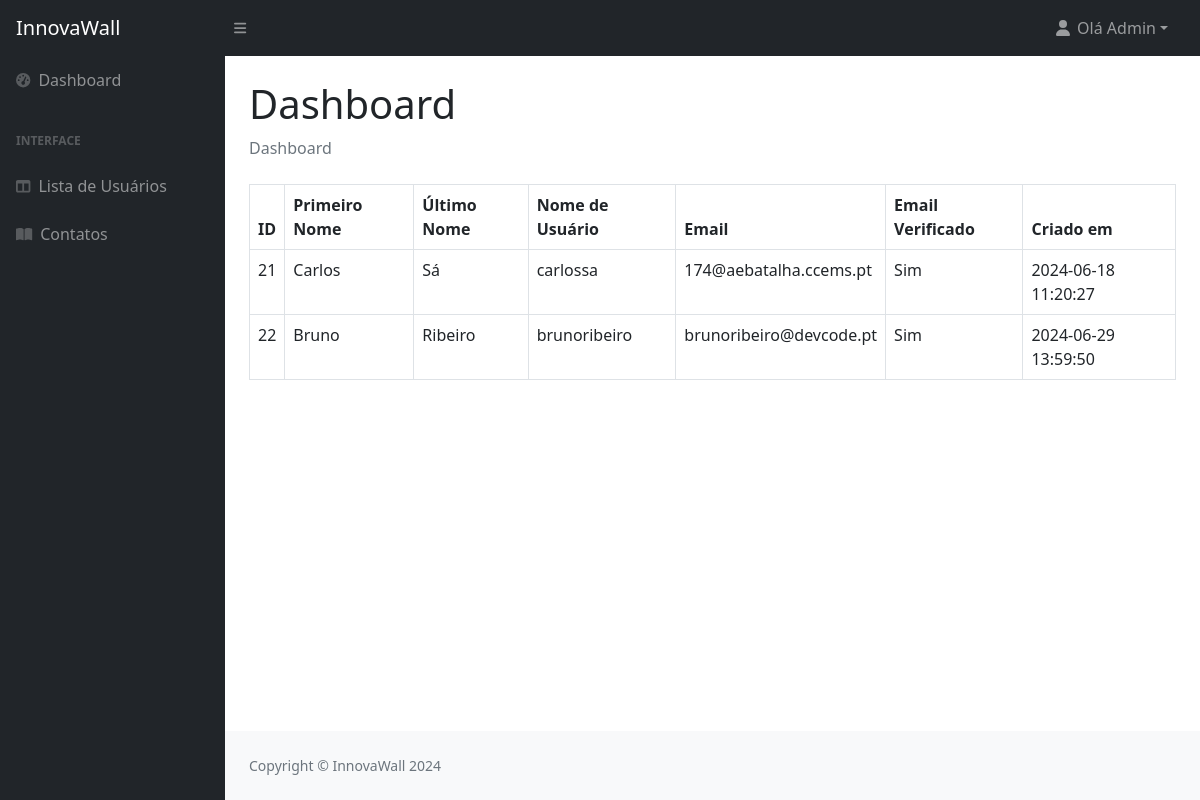
Page /admin/admin_list_users_dashboard.php (signed in) on the committed database.
### tables this page shows
CREATE TABLE `users` (
  `id` int(11) NOT NULL,
  `first_name` varchar(50) NOT NULL,
  `last_name` varchar(50) NOT NULL,
  `username` varchar(50) NOT NULL,
  `password` varchar(255) NOT NULL,
  `email` varchar(100) NOT NULL,
  `email_verified` tinyint(1) DEFAULT 0,
  `verification_code` varchar(255) DEFAULT NULL,
  `created_at` timestamp NULL DEFAULT current_timestamp()
);

### admin/admin_list_users_dashboard.php (the view, shortened to what this page needs)
<?php
require '../config.php';
$conn = new mysqli($servername, $username, $password, $dbname);
$sql = "SELECT id, first_name, last_name, username, email, email_verified, created_at FROM users";
$result = $conn->query($sql);
?>
<!DOCTYPE html>
<html lang="pt">
<head>
    <link href="css/styles.css" rel="stylesheet" />
</head>
<body class="sb-nav-fixed">
    <?php include 'includes/navbar.php';?>
    <div id="layoutSidenav">
        <div id="layoutSidenav_nav">
            <?php include 'includes/sidebar.php';?>
        </div>
        <div id="layoutSidenav_content">
            <main>
                <div class="container-fluid px-4">
                    <h1 class="mt-4">Dashboard</h1>
                    <ol class="breadcrumb mb-4">
                        <li class="breadcrumb-item active">Dashboard</li>
                    </ol>
                    <?php
                    if ($result && $result->num_rows > 0) {
                        echo "<table class='table table-bordered'>";
                        echo "<thead>";
                        echo "<tr><th>ID</th><th>Primeiro Nome</th><th>Último Nome</th><th>Nome de Usuário</th><th>Email</th><th>Email Verificado</th><th>Criado em</th></tr>";
                        echo "</thead>";
                        echo "<tbody>";
                        while ($row = $result->fetch_assoc()) {
                            echo "<tr>
                                    <td>{$row['id']}</td>
                                    <td>{$row['first_name']}</td>
                                    <td>{$row['last_name']}</td>
                                    <td>{$row['username']}</td>
                                    <td>{$row['email']}</td>
                                    <td>" . ($row['email_verified'] ? 'Sim' : 'Não') . "</td>
                                    <td>{$row['created_at']}</td>
                                  </tr>";
                        }
                        echo "</tbody>";
                        echo "</table>";
                    } else {
                        echo "<p>Nenhum usuário encontrado.</p>";
                    }
                    ?>
                </div>
            </main>
            <footer class="py-4 bg-light mt-auto">
                <div class="container-fluid px-4">
                    <div class="d-flex align-items-center justify-content-between small">
                        <div class="text-muted">Copyright &copy; InnovaWall 2024</div>
                    </div>
                </div>
            </footer>
        </div>
    </div>
</body>
</html>

### rows in the picture
users: id "21", first_name "Carlos", last_name "Sá", username "carlossa", email "174@aebatalha.ccems.pt", email_verified "Sim", created_at "2024-06-18 11:20:27"
users: id "22", first_name "Bruno", last_name "Ribeiro", username "brunoribeiro", email "brunoribeiro@devcode.pt", email_verified "Sim", created_at "2024-06-29 13:59:50"
